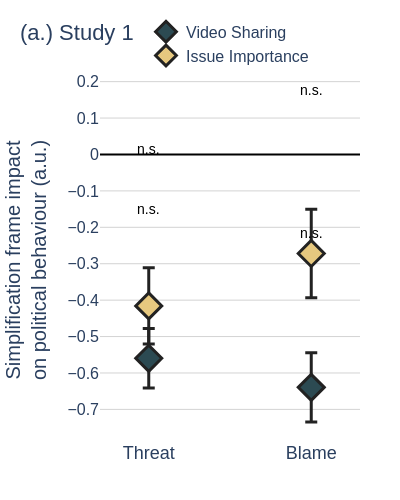

The notebook cell this image was saved under:
### Code cell
import pandas as pd
import plotly.graph_objects as go
import numpy as np

# Create the plot with the specified color scheme and formatting
fig = go.Figure()

# Define conditions and colors from your specification
conditions = ['Threat', 'Blame']
sharing_color = '#2C4A52'    # Dark teal (agreement/upper diamond)
importance_color = '#E6C87F' # Muted yellow-beige (importance/lower diamond)
error_color = '#222222'      # Black (slightly gray)
grid_color = '#D3D3D3'       # Light gray

# Adjust coefficients by moving everything 0.5 down on y-axis
adjusted_sharing_threat = sharing_coefs['threat']['coef'] - 0.5
adjusted_sharing_blame = sharing_coefs['blame']['coef'] - 0.5
adjusted_importance_threat = importance_coefs['threat']['coef'] - 0.5
adjusted_importance_blame = importance_coefs['blame']['coef'] - 0.5

# Add Video Sharing data with diamond markers (NO connecting lines)
fig.add_trace(go.Scatter(
    name='Video Sharing',
    x=conditions,
    y=[adjusted_sharing_threat, adjusted_sharing_blame],
    error_y=dict(
        type='data',
        array=[sharing_coefs['threat']['se'], sharing_coefs['blame']['se']],
        visible=True,
        thickness=3,
        width=6,
        color=error_color  
    ),
    mode='markers', 
    marker=dict(
        size=20,  
        color=sharing_color,
        symbol='diamond',
        line=dict(width=3, color=error_color)
    ),
    hovertemplate='Video Sharing - %{x}: %{y:.2f} ± %{error_y.array:.2f}<extra></extra>'
))

# Add Issue Importance data with diamond markers
fig.add_trace(go.Scatter(
    name='Issue Importance',
    x=conditions,
    y=[adjusted_importance_threat, adjusted_importance_blame],
    error_y=dict(
        type='data',
        array=[importance_coefs['threat']['se'], importance_coefs['blame']['se']],
        visible=True,
        thickness=3,
        width=6,
        color=error_color 
    ),
    mode='markers',  
    marker=dict(
        size=20, 
        color=importance_color,
        symbol='diamond',
        line=dict(width=3, color=error_color)
    ),
    hovertemplate='Issue Importance - %{x}: %{y:.2f} ± %{error_y.array:.2f}<extra></extra>'
))

# Calculate significance stars based on p-values
def get_significance_stars(p_value):
    if p_value < 0.001:
        return '***'
    elif p_value < 0.01:
        return '**'
    elif p_value < 0.05:
        return '*'
    else:
        return 'n.s.'

# Add significance annotations 
y_offset = 0.3 

# Video Sharing significance annotations
fig.add_annotation(
    x='Threat', 
    y=adjusted_sharing_threat + sharing_coefs['threat']['se'] + y_offset,
    text=get_significance_stars(sharing_coefs['threat']['p_value']),
    showarrow=False, 
    font=dict(
        size=20 if get_significance_stars(sharing_coefs['threat']['p_value']) != 'n.s.' else 14,  # LESS BOLD sizing
        color='black', 
        family='Arial' 
    ),
    yshift=10
)

fig.add_annotation(
    x='Blame', 
    y=adjusted_sharing_blame + sharing_coefs['blame']['se'] + y_offset,
    text=get_significance_stars(sharing_coefs['blame']['p_value']),
    showarrow=False, 
    font=dict(
        size=20 if get_significance_stars(sharing_coefs['blame']['p_value']) != 'n.s.' else 14,  # LESS BOLD sizing
        color='black', 
        family='Arial'  
    ),
    yshift=10
)

# Issue Importance significance annotations
fig.add_annotation(
    x='Threat', 
    y=adjusted_importance_threat + importance_coefs['threat']['se'] + y_offset,
    text=get_significance_stars(importance_coefs['threat']['p_value']),
    showarrow=False, 
    font=dict(
        size=20 if get_significance_stars(importance_coefs['threat']['p_value']) != 'n.s.' else 14, 
        color='black', 
        family='Arial'  
    ),
    yshift=10
)

fig.add_annotation(
    x='Blame', 
    y=adjusted_importance_blame + importance_coefs['blame']['se'] + y_offset,
    text=get_significance_stars(importance_coefs['blame']['p_value']),
    showarrow=False, 
    font=dict(
        size=20 if get_significance_stars(importance_coefs['blame']['p_value']) != 'n.s.' else 14,  
        color='black', 
        family='Arial'  
    ),
    yshift=10
)

# Customize layout
fig.update_layout(
    title=dict(
        text="(a.) Study 1", 
        x=0.05,  
        xanchor='left',  
        font=dict(size=22, family='Arial') 
    ),
    xaxis=dict(
        title="",
        tickmode='array',
        tickvals=conditions,
        ticktext=conditions,
        tickfont=dict(size=18, family='Arial'), 
        showgrid=False,
        range=[-0.3, 1.3]  
    ),
    yaxis=dict(
        title="Simplification frame impact<br>on political behaviour (a.u.)",  
        title_font=dict(size=20, family='Arial'), 
        tickfont=dict(size=16, family='Arial'), 
        gridcolor=grid_color,
        gridwidth=1,
        zeroline=True,
        zerolinewidth=2,
        zerolinecolor='black'
    ),
    showlegend=True,
    legend=dict(
        orientation="h",
        yanchor="bottom",
        y=1.02,
        xanchor="center",
        x=0.5,
        font=dict(size=16, family='Arial'), 
        bgcolor='rgba(255,255,255,0.8)'
    ),
    template="plotly_white",
    width=400,
    height=500,
    margin=dict(l=80, r=40, t=80, b=60)
)

fig.update_layout(
    plot_bgcolor='white',
    paper_bgcolor='white'
)

fig.show()

### Figure 1 — Plotly figure (JSON) as saved in the notebook; plotly's stock layout.template omitted (floating-point values rounded to 4 significant figures)
{"data": [{"error_y": {"array": [0.0818, 0.09515], "color": "#222222", "thickness": 3, "type": "data", "visible": true, "width": 6}, "hovertemplate": "Video Sharing - %{x}: %{y:.2f} ± %{error_y.array:.2f}<extra></extra>", "marker": {"color": "#2C4A52", "line": {"color": "#222222", "width": 3}, "size": 20, "symbol": "diamond"}, "mode": "markers", "name": "Video Sharing", "type": "scatter", "x": ["Threat", "Blame"], "y": [-0.5596, -0.6395]}, {"error_y": {"array": [0.1044, 0.1214], "color": "#222222", "thickness": 3, "type": "data", "visible": true, "width": 6}, "hovertemplate": "Issue Importance - %{x}: %{y:.2f} ± %{error_y.array:.2f}<extra></extra>", "marker": {"color": "#E6C87F", "line": {"color": "#222222", "width": 3}, "size": 20, "symbol": "diamond"}, "mode": "markers", "name": "Issue Importance", "type": "scatter", "x": ["Threat", "Blame"], "y": [-0.4158, -0.2718]}], "layout": {"annotations": [{"font": {"color": "black", "family": "Arial", "size": 14}, "showarrow": false, "text": "n.s.", "x": "Threat", "y": -0.1778, "yshift": 10}, {"font": {"color": "black", "family": "Arial", "size": 14}, "showarrow": false, "text": "n.s.", "x": "Blame", "y": -0.2443, "yshift": 10}, {"font": {"color": "black", "family": "Arial", "size": 14}, "showarrow": false, "text": "n.s.", "x": "Threat", "y": -0.01137, "yshift": 10}, {"font": {"color": "black", "family": "Arial", "size": 14}, "showarrow": false, "text": "n.s.", "x": "Blame", "y": 0.1496, "yshift": 10}], "height": 500, "legend": {"bgcolor": "rgba(255,255,255,0.8)", "font": {"family": "Arial", "size": 16}, "orientation": "h", "x": 0.5, "xanchor": "center", "y": 1.02, "yanchor": "bottom"}, "margin": {"b": 60, "l": 80, "r": 40, "t": 80}, "paper_bgcolor": "white", "plot_bgcolor": "white", "showlegend": true, "title": {"font": {"family": "Arial", "size": 22}, "text": "(a.) Study 1", "x": 0.05, "xanchor": "left"}, "width": 400, "xaxis": {"range": [-0.3, 1.3], "showgrid": false, "tickfont": {"family": "Arial", "size": 18}, "tickmode": "array", "ticktext": ["Threat", "Blame"], "tickvals": ["Threat", "Blame"], "title": {"text": ""}}, "yaxis": {"gridcolor": "#D3D3D3", "gridwidth": 1, "tickfont": {"family": "Arial", "size": 16}, "title": {"font": {"family": "Arial", "size": 20}, "text": "Simplification frame impact<br>on political behaviour (a.u.)"}, "zeroline": true, "zerolinecolor": "black", "zerolinewidth": 2}}}
